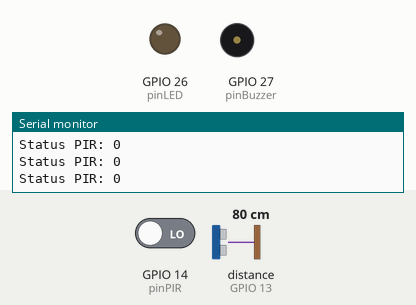
A sketch run on a simulated ESP32. Parts: output pins drawn as LEDs (lit = HIGH), buzzer (waves = sounding, pin HIGH), the last lines printed to the serial monitor. Inputs (shaded band) come from the test bench; at power-on: GPIO 14 (pinPIR) LOW, distance to the obstacle (sensor on GPIO 13) 80 cm. The echo pulse lasts 58.3 µs per cm; WiFi joins after 1.5 s; servers stay silent unless stated; pins used as bus, display or sensor lines are not drawn.

Above: at 3.0 s.
3.1 s: GPIO 14 (pinPIR) driven HIGH
5.3 s: distance to the obstacle (sensor on GPIO 13) set to 64 cm
6.8 s: distance to the obstacle (sensor on GPIO 13) set to 58 cm
At 7.4 s:
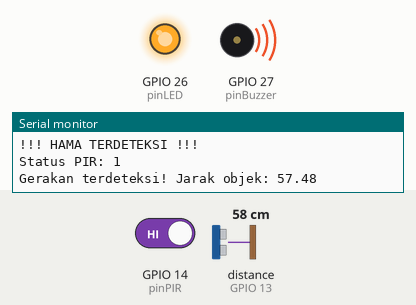
8.3 s: distance to the obstacle (sensor on GPIO 13) set to 7 cm
11.3 s: distance to the obstacle (sensor on GPIO 13) set to 4 cm
At 13.6 s:
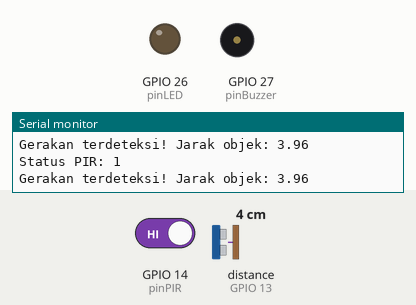
14.3 s: distance to the obstacle (sensor on GPIO 13) set to 9 cm
At 15.8 s:
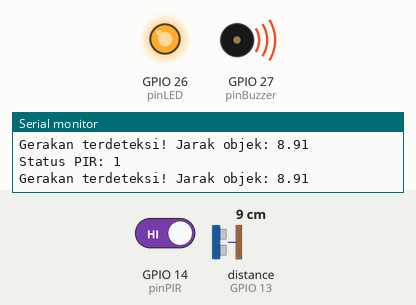
Timing chart, 0 to 16.8 s (numbered marks = the images above; inputs shaded):
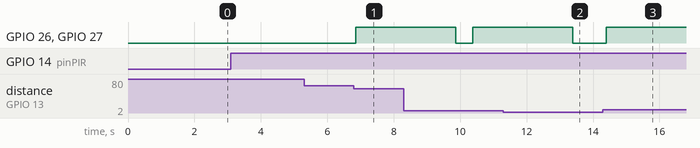

Measured:
- the behaviour switches between 61 and 60 cm on distance to the obstacle (sensor on GPIO 13) (found by bisection; images 0 and 1)
- the behaviour switches between 6 and 5 cm on distance to the obstacle (sensor on GPIO 13) (found by bisection; images 1 and 2)
- after the input at 6.8 s, GPIO 26 (pinLED), GPIO 27 (pinBuzzer): LOW → HIGH after 0.05 s
- after the input at 11.3 s, GPIO 26 (pinLED), GPIO 27 (pinBuzzer): goes on until 13.4 s, then stays LOW
- after the input at 14.3 s, GPIO 26 (pinLED), GPIO 27 (pinBuzzer): LOW → HIGH after 0.09 s

The sketch:

Smart_Bird_Repeller.ino
```cpp
#define BLYNK_TEMPLATE_ID "TMPL6DXnPF5AU"
#define BLYNK_TEMPLATE_NAME "Smart Bird Repeller"
#define BLYNK_AUTH_TOKEN "RLSj9w8sJJsbpWAa6v_ds5ndJSs1cPKs"

#include <WiFi.h>
#include <BlynkSimpleEsp32.h>

char ssid[] = "TIDAK ADA KONEKSI";
char pass[] = "11223344";

const int pinPIR = 14;
const int pinTrig = 12;
const int pinEcho = 13;
const int pinBuzzer = 27;
const int pinLED = 26;

// Konfigurasi Zona (dalam cm)
const int zonaHamaMin = 5;
const int zonaHamaMax = 60; // Disesuaikan agar orang lewat tidak terdeteksi

bool isAlarmActive = false;
unsigned long alarmStartTime = 0;

void setup() {
  Serial.begin(115200);
  pinMode(pinPIR, INPUT);
  pinMode(pinTrig, OUTPUT);
  pinMode(pinEcho, INPUT);
  pinMode(pinBuzzer, OUTPUT);
  pinMode(pinLED, OUTPUT);

  Blynk.begin(BLYNK_AUTH_TOKEN, ssid, pass);
}

float getDistance() {
  digitalWrite(pinTrig, LOW);
  delayMicroseconds(2);
  digitalWrite(pinTrig, HIGH);
  delayMicroseconds(10);
  digitalWrite(pinTrig, LOW);

  // Timeout 60000us untuk jangkauan hingga ~1000cm
  long durasi = pulseIn(pinEcho, HIGH, 60000);
  float jarak = durasi * 0.034 / 2;

  // LOGIKA BARU: Jika hasil 0 atau lebih dari 1000cm (sesuai Datastream V1), anggap tidak ada objek (kembalikan 0)
  if (jarak == 0 || jarak > 1000) {
    return 0;
  }

  return jarak;
}

void loop() {
  Blynk.run();

  // DEBUG: Cek status PIR setiap saat
  int statusPIR = digitalRead(pinPIR);
  Blynk.virtualWrite(V0, statusPIR); // Send PIR status to Blynk

  Serial.print("Status PIR: ");
  Serial.println(statusPIR); // Akan muncul 0 atau 1 terus menerus

  if (statusPIR == HIGH) {
    float jarak = getDistance();
    Blynk.virtualWrite(V1, jarak); // Send Distance to Blynk

    // DEBUG: Tampilkan jarak ke serial monitor
    Serial.print("Gerakan terdeteksi! Jarak objek: ");
    Serial.println(jarak);

    if (jarak >= zonaHamaMin && jarak <= zonaHamaMax && !isAlarmActive) {
      Serial.println("!!! HAMA TERDETEKSI !!!");
      Blynk.logEvent("hama_terdeteksi", "Hama terdeteksi di " + String(jarak) + "cm!");

      digitalWrite(pinBuzzer, HIGH);
      digitalWrite(pinLED, HIGH);
      Blynk.virtualWrite(V2, 1);
      Blynk.virtualWrite(V3, 1); // Send LED status to Blynk

      isAlarmActive = true;
      alarmStartTime = millis();
    }
  } else {
    // Optional: Reset distance on UI if no movement detected
    Blynk.virtualWrite(V1, 0);
  }

  // Timer Non-Blocking untuk mematikan alarm
  if (isAlarmActive && (millis() - alarmStartTime >= 3000)) {
    digitalWrite(pinBuzzer, LOW);
    digitalWrite(pinLED, LOW);
    Blynk.virtualWrite(V2, 0);
    Blynk.virtualWrite(V3, 0); // Reset LED status on Blynk
    isAlarmActive = false;
  }

  delay(500); // Tambahkan delay kecil agar Serial Monitor tidak nge-lag
}
```
